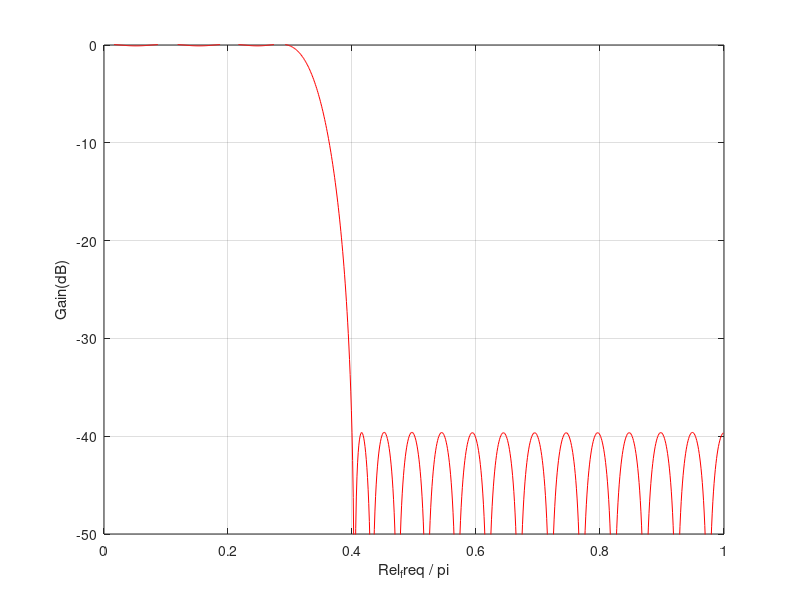

This chart was generated by the following MATLAB code:
a = remez(40, [0, 0.3, 0.4, 1], [1, 1, 0, 0] );
[h,w] = freqz(a,1,1000);
plot([0:999]/1000, 20*log10(abs(h)), 'r');
axis([0,1,-50,0]);
grid on;
xlabel('Rel_freq / pi');
ylabel('Gain(dB)');